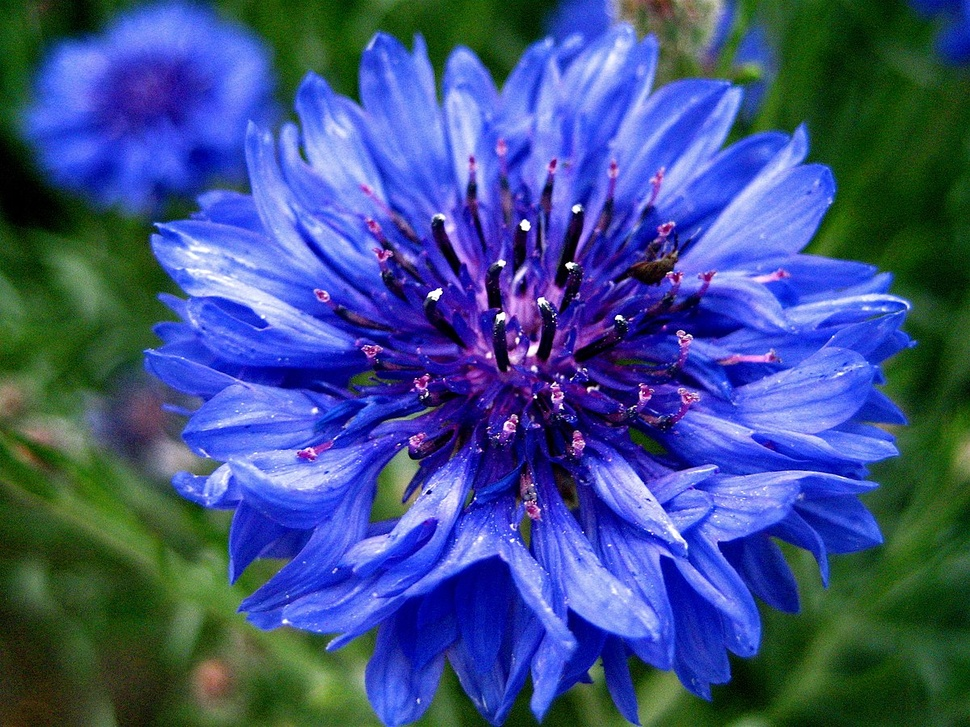
#> input picture flower.jpg, 970 x 727 px, shrunk from 1200 x 900 before the run
$ python main.py
#> lines starting #> are read from the running program, lines starting #| are printed output that depends on the picture
import cv2
import numpy as np
import matplotlib.pyplot as plt

img = cv2.imread('flower.jpg')
#> img is the input picture: shape (727, 970, 3); mean B, G, R 137.1, 80, 61.1
img_rgb = cv2.cvtColor(img, cv2.COLOR_BGR2RGB)

plt.imshow(img_rgb)
plt.axis('off')
plt.show()

heigth, width, channel = img_rgb.shape
#> heigth = 727; width = 970; channel = 3
print(f"[DATA] Analasyng {heigth * width} pixels")
#| [DATA] Analasyng 705190 pixels

pixels = img_rgb.reshape(-1, 3) # R G B
mean_color = np.mean(pixels, axis=0)
#> mean_color = [61.14, 79.97, 137.1]

print(f"[MEAN] Red: {mean_color[0]:.0f}")
#| [MEAN] Red: 61
print(f"[MEAN] Green: {mean_color[1]:.0f}")
#| [MEAN] Green: 80
print(f"[MEAN] Blue: {mean_color[2]:.0f}")
#| [MEAN] Blue: 137

r, g, b = mean_color
#> r = 61.14; g = 79.97; b = 137.1

def create_square(color):
    square = np.full((100,100, 3), color, dtype=np.uint8)
    return square


def analyze_color(r, g, b):
    # Calculate color intensity
#> called with r = 61.14, g = 79.97, b = 137.1
    intensity = (r + g + b) / 3
#> intensity = 92.74
    max_color = max(r, g, b)
#> max_color = 137.1
    min_color = min(r, g, b)
#> min_color = 61.14
    delta = max_color - min_color
#> delta = 75.98

    # Calculate saturation
    saturation = delta / max_color if max_color != 0 else 0
#> saturation = 0.554

    # Dominance thresholds
    dominance_threshold = 20
    high_intensity = 180
    medium_intensity = 100

    # Achromatic colors
    if delta < 15 and saturation < 0.15:
        if intensity > 220:
            return "Pure white"
        elif intensity > 180:
            return "Grayish white"
        elif intensity < 30:
            return "Pure black"
        elif intensity < 60:
            return "Grayish black"
        else:
            return f"Gray ({intensity:.0f}%)"

    # Chromatic colors
    if r > g + dominance_threshold and r > b + dominance_threshold:
        if intensity > high_intensity:
            return "Vibrant red" if saturation > 0.7 else "Light red"
        elif intensity < medium_intensity:
            return "Dark red" if saturation > 0.5 else "Burgundy"
        else:
            return "Medium red"

    elif g > r + dominance_threshold and g > b + dominance_threshold:
        if intensity > high_intensity:
            return "Vibrant green" if saturation > 0.7 else "Light green"
        elif intensity < medium_intensity:
            return "Dark green" if saturation > 0.5 else "Moss green"
        else:
            return "Medium green"

    elif b > r + dominance_threshold and b > g + dominance_threshold:
        if intensity > high_intensity:
            return "Vibrant blue" if saturation > 0.7 else "Light blue"
        elif intensity < medium_intensity:
            return "Dark blue" if saturation > 0.5 else "Navy blue"
        else:
            return "Medium blue"

    # Mixed colors
    if abs(r - g) < 15 and r > b + dominance_threshold:
        return "Yellow" if intensity > high_intensity else "Dark yellow"
    elif abs(r - b) < 15 and r > g + dominance_threshold:
        return "Magenta" if intensity > high_intensity else "Purple"
    elif abs(g - b) < 15 and g > r + dominance_threshold:
        return "Cyan" if intensity > high_intensity else "Turquoise"

    return "Undefined mixed color"

result = analyze_color(r, g, b)
#> result = 'Dark blue'

square = create_square(mean_color)
#> in create_square, `square = np.full((100,100, 3), color, dtype=np.uint8)`:
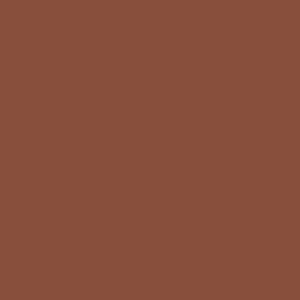
#> square: shape (100, 100, 3) (shown 3 times larger); mean of channels 0, 1, 2 61, 79, 137; drawn as B, G, R

plt.figure(figsize=(8, 6))
plt.imshow(square)
plt.title("Color")
plt.axis('off')  # Remove os números dos eixos
plt.show()

print(f"[COLOR] The dominant color is: {result}")
#| [COLOR] The dominant color is: Dark blue
